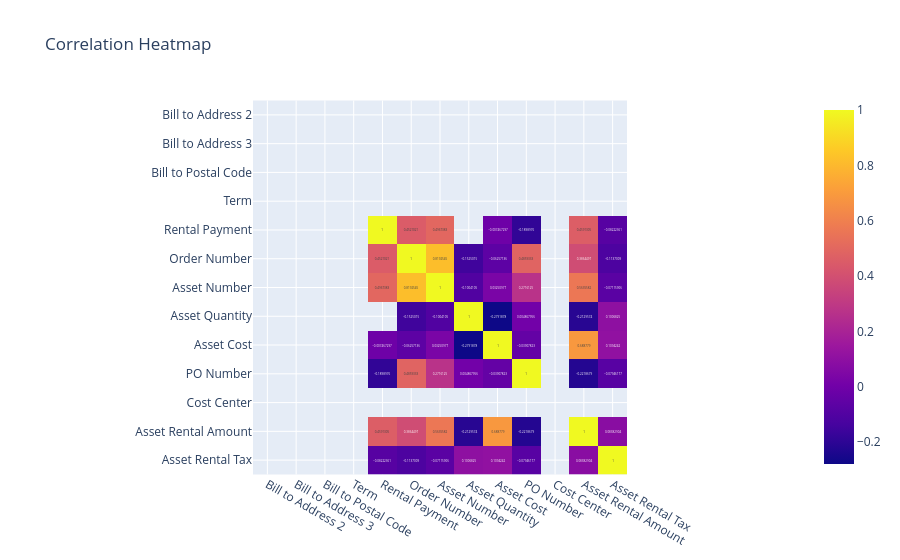

The notebook cell saved with this chart:
### Code cell
# Correlation heatmap
numeric_df = df.select_dtypes(include=["int64", "float64"])
corr = numeric_df.corr()

fig = px.imshow(
    corr,
    text_auto=True,
    title="Correlation Heatmap"
)
fig.show()

### Figure 1 — Plotly figure (JSON) as saved in the notebook; plotly's stock layout.template omitted (floating-point values rounded to 4 significant figures; data arrays with more than 128 entries replaced by an {"elided": "..."} marker saying what was removed)
{"data": [{"coloraxis": "coloraxis", "hovertemplate": "x: %{x}<br>y: %{y}<br>color: %{z}<extra></extra>", "name": "0", "texttemplate": "%{z}", "type": "heatmap", "x": ["Bill to Address 2", "Bill to Address 3", "Bill to Postal Code", "Term", "Rental Payment", "Order Number", "Asset Number", "Asset Quantity", "Asset Cost", "PO Number", "Cost Center", "Asset Rental Amount", "Asset Rental Tax"], "xaxis": "x", "y": ["Bill to Address 2", "Bill to Address 3", "Bill to Postal Code", "Term", "Rental Payment", "Order Number", "Asset Number", "Asset Quantity", "Asset Cost", "PO Number", "Cost Center", "Asset Rental Amount", "Asset Rental Tax"], "yaxis": "y", "z": {"elided": "13x13 float values"}}], "layout": {"coloraxis": {"colorscale": [[0, "#0d0887"], [0.1111, "#46039f"], [0.2222, "#7201a8"], [0.3333, "#9c179e"], [0.4444, "#bd3786"], [0.5556, "#d8576b"], [0.6667, "#ed7953"], [0.7778, "#fb9f3a"], [0.8889, "#fdca26"], [1, "#f0f921"]]}, "title": {"text": "Correlation Heatmap"}, "xaxis": {"anchor": "y", "constrain": "domain", "domain": [0, 1], "scaleanchor": "y"}, "yaxis": {"anchor": "x", "autorange": "reversed", "constrain": "domain", "domain": [0, 1]}}}
